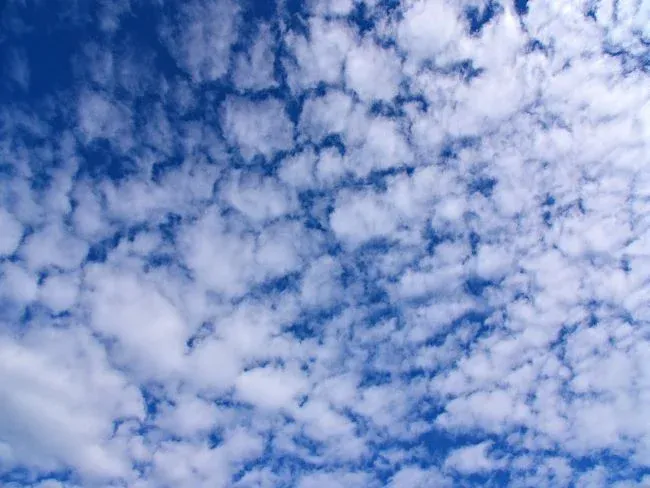
#> input picture altocumulos.jpg, 650 x 488 px
$ jupyter execute --allow-errors Untitled.ipynb   (older library calls are emulated)
#> lines starting #> are read from the running program, lines starting #| are printed output that depends on the picture; after the words box and inside, x2 and y2 are one past the last pixel; in counts of white or black regions, pixels touching at a corner belong together
# Diagrama de persistencia, Homologia persistente

Paso 1: Generar la Serie de Tiempo

Generamos una serie de tiempo y(t)y(t) que es una suma de una función sinusoidal y ruido aleatorio.

[cell 1]
import numpy as np
import matplotlib.pyplot as plt

# Generar una serie de tiempo con una señal sinusoidal y ruido
t = np.linspace(0, 10, 500)
y = np.cumsum(np.random.normal(size=t.shape))

plt.plot(t, y)
plt.title("Serie de Tiempo")
plt.xlabel("Tiempo")
plt.ylabel("Amplitud")
plt.show()
#> figure, not shown here; curve peaks at x = 2.95, y = 20.59

Paso 2: Construcción del Espacio de Fase

Para aplicar la homología persistente, primero construimos el espacio de fase mediante la técnica de retardo de tiempo.

[cell 2]
from sklearn.neighbors import KDTree

# Función para reconstruir el espacio de fase
def delay_embedding(data, delay, dimension):
#> called with data = array of shape (500,), delay = 5, dimension = 3
    n_points = len(data) - (dimension - 1) * delay
    embedded_data = np.zeros((n_points, dimension))
    for i in range(dimension):
        embedded_data[:, i] = data[i * delay : i * delay + n_points]
    return embedded_data

# Parámetros de retardo de tiempo y dimensión de incrustación
delay = 5
dimension = 3

# Construcción del espacio de fase
embedded_data = delay_embedding(y, delay, dimension)

plt.scatter(embedded_data[:, 0], embedded_data[:, 1], s=1)
plt.title("Espacio de Fase Reconstruido")
plt.xlabel("Eje 1")
plt.ylabel("Eje 2")
plt.show()
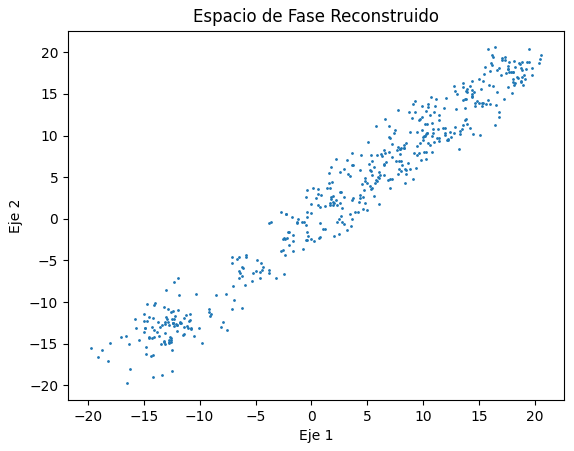
#> figure drawn by matplotlib, 1 panel

Paso 3: Calcular la Homología Persistente

Aplicamos homología persistente a los datos incrustados en el espacio de fase.

[cell 3]
from ripser import ripser
from persim import plot_diagrams

# Calcular la homología persistente
#> (the rest of this cell did not finish here and is left out)

Interpretación del Diagrama de Persistencia

    Puntos cerca de la diagonal: Representan características de corta duración (ruido).
    Puntos lejos de la diagonal: Representan características persistentes, como ciclos que corresponden a la estructura periódica de la señal sinusoidal.

Aplicaciones

    Identificación de patrones: La homología persistente puede revelar la periodicidad y otras estructuras recurrentes en la serie de tiempo.
    Análisis de ruido: Permite distinguir entre ruido y características significativas en la serie de tiempo.

[cell 4]
from persim import PersImage
# Graficar el Persistence Landscape
#> (the rest of this cell did not finish here and is left out)

# Haralick fearures example...

[cell 5]
from skimage.feature import graycomatrix, graycoprops
from skimage.measure import shannon_entropy
from mahotas.features import haralick
import cv2

[cell 6]
def calcular_haralick(img):
    features = haralick(img).mean(axis=0)
    return features

[cell 7]
altocumulos=cv2.imread("altocumulos.jpg", 0)
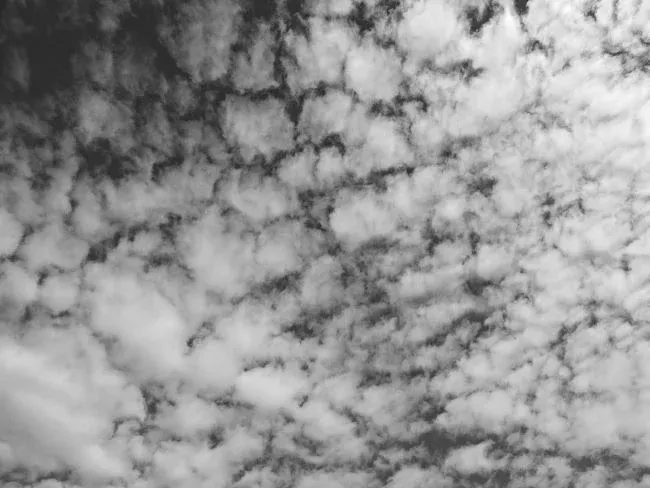
#> altocumulos: shape (488, 650); min 32, max 255, mean 150.2
cirrocumulos=cv2.imread("cirrocumulos.jpg", 0)
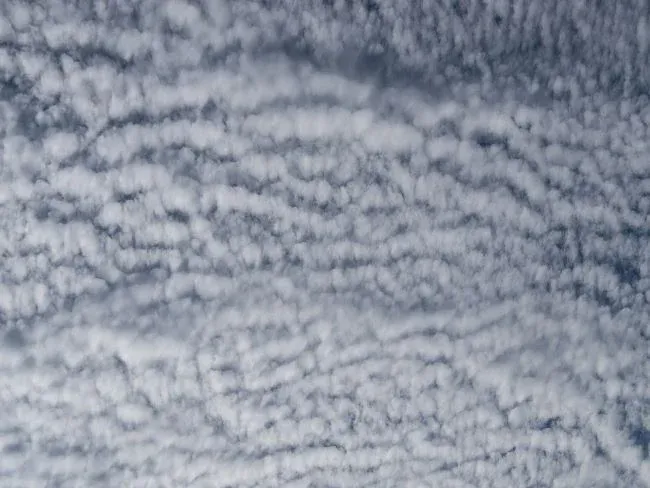
#> input picture cirrocumulos.jpg, 650 x 488 px
#> cirrocumulos: shape (488, 650); min 38, max 221, mean 147.7
cumulos=cv2.imread("cumulos.jpg", 0)
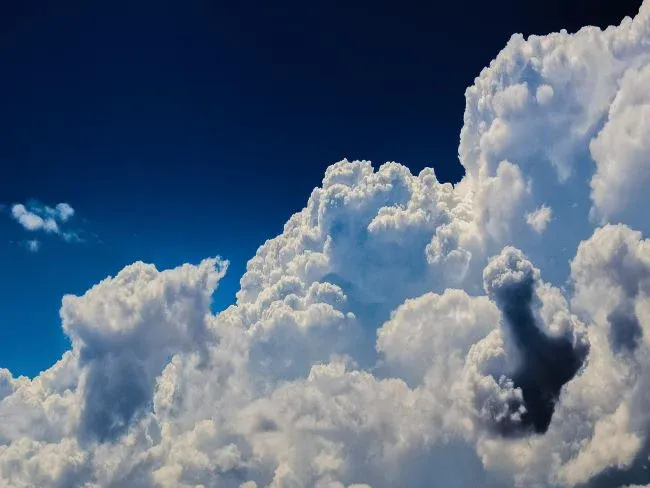
#> input picture cumulos.jpg, 650 x 488 px
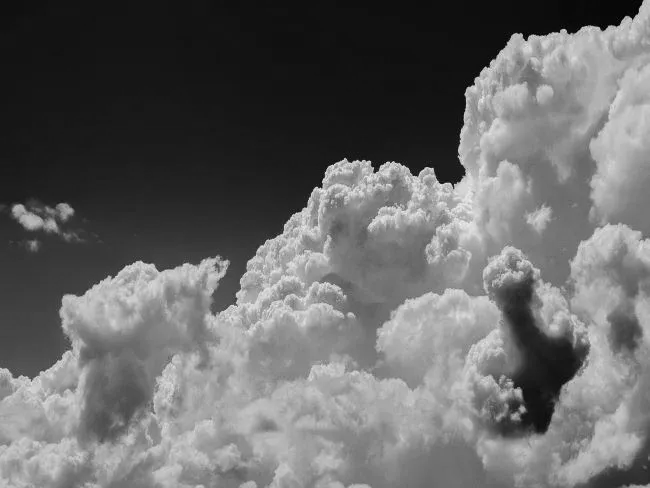
#> cumulos: shape (488, 650); min 0, max 242, mean 102.8
cumulonimbos=cv2.imread("cumulonimbos.jpg", 0)
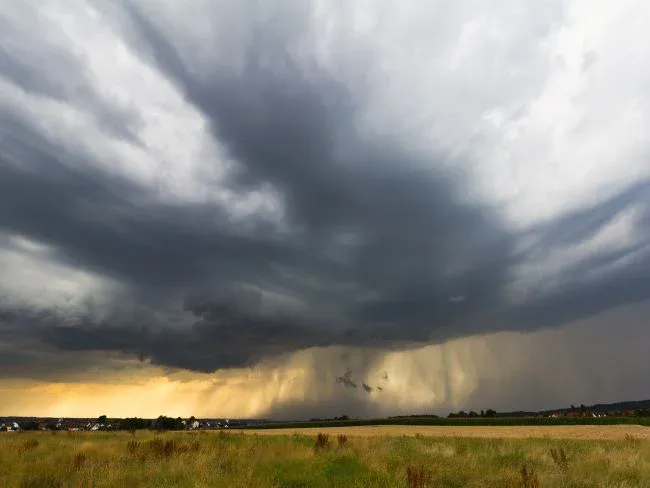
#> input picture cumulonimbos.jpg, 650 x 488 px
#> cumulonimbos: shape (488, 650); min 0, max 252, mean 133.5
estratocumulo=cv2.imread("estratocumulo.jpg", 0)
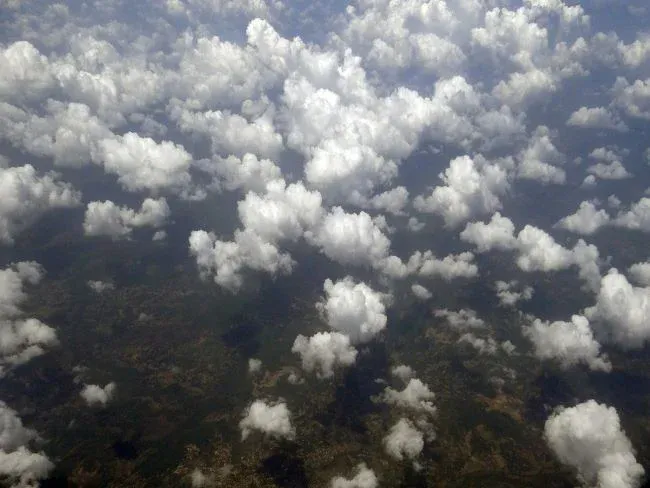
#> input picture estratocumulo.jpg, 650 x 488 px
#> estratocumulo: shape (488, 650); min 0, max 255, mean 111.8

Mahotas proporciona un conjunto de 13 características de textura de Haralick.

    Angular Second Moment (ASM)
    Contraste
    Correlación
    Suma de cuadrados: Varianza
    Inversión Diferencia de Momentos
    Suma de productos: Sums of Sums
    Suma de Promedios: Sums of Squares
    Suma de Diferencias: Sums of Variance
    Entropía
    Energía
    Homogeneidad
    Disimilaridad
    Auto-correlación


[cell 8]
calcular_haralick(altocumulos)[6]
#> (the call stopped at in calcular_haralick, `features = haralick(img).mean(axis=0)`: mahotas is not available in this run)

#> (a cell that did not finish here is left out)

[cell 10]
plt.figure(figsize=(18,5))
#> (the rest of this cell did not finish here and is left out)

[cell 11]
def calcular_dimension_fractal(img):
    def box_count(img, k):
        S = np.add.reduceat(
            np.add.reduceat(img, np.arange(0, img.shape[0], k), axis=0),
            np.arange(0, img.shape[1], k), axis=1)
        return len(np.where((S > 0) & (S < k*k))[0])

    # Convertir la imagen a un binario (blanco y negro)
    img = (img > img.mean()).astype(np.uint8)

    # Tamanos de caja
    sizes = np.array([2, 4, 8, 16, 32, 64])
    counts = []

    for size in sizes:
        counts.append(box_count(img, size))

    # Ajuste lineal para encontrar la dimensión fractal
    coeffs = np.polyfit(np.log(sizes), np.log(counts), 1)
    return -coeffs[0]

[cell 12]
plt.figure(figsize=(18,5))
for i,j,k in zip([altocumulos,cirrocumulos,cumulos,cumulonimbos,estratocumulo],
                 ["altocumulos","cirrocumulos","cumulos","cumulonimbos","estratocumulo"],
                [1,2,3,4,5]):
    plt.subplot(1,5,k)
    plt.imshow(i)
    plt.title(j+"={}".format(np.round(calcular_dimension_fractal(i),2)))
#> this loop made 5 passes
#> (j, coeffs in calcular_dimension_fractal) on passes 1 to 5: ('altocumulos', [-1.2, 9.72]), ('cirrocumulos', [-1.32, 10.28]), ('cumulos', [-0.881, 7.93]), ('cumulonimbos', [-0.942, 8.02]), ('estratocumulo', [-1.11, 9.06])
#> pass 1, in calcular_dimension_fractal, `img = (img > img.mean()).astype(np.uint8)`:
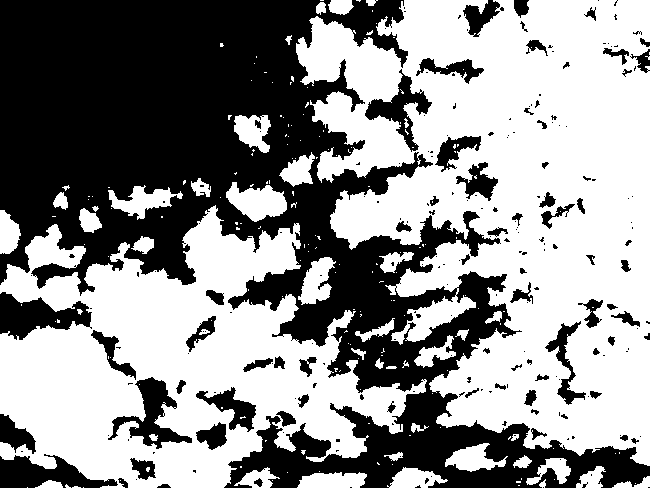
#> img: shape (488, 650); values 0 (black) and 1 (white), 56.6% white; 223 black regions (152 under 20 px), largest, box (x1, y1, x2, y2) and area: (0, 0, 650, 488) 116872, (0, 292, 92, 340) 2427, (0, 454, 118, 488) 2210
#> pass 1, in box_count, `S = np.add.reduceat( np.add.reduceat(img, np.arange(0, img.shape[0], k..`:
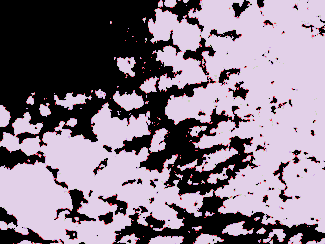
#> S: shape (244, 325) uint64; 5 distinct labels, from 0 to 4; one colour per label, 0 black
#> pass 1, in box_count (call 3), `S = np.add.reduceat( np.add.reduceat(img, np.arange(0, img.shape[0], k..`:
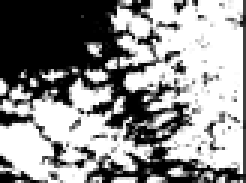
#> S: shape (61, 82) uint64 (shown 3 times larger); min 0, max 64, mean 35.9; drawn with min black and max white
print("dimension fractal")
plt.show()
